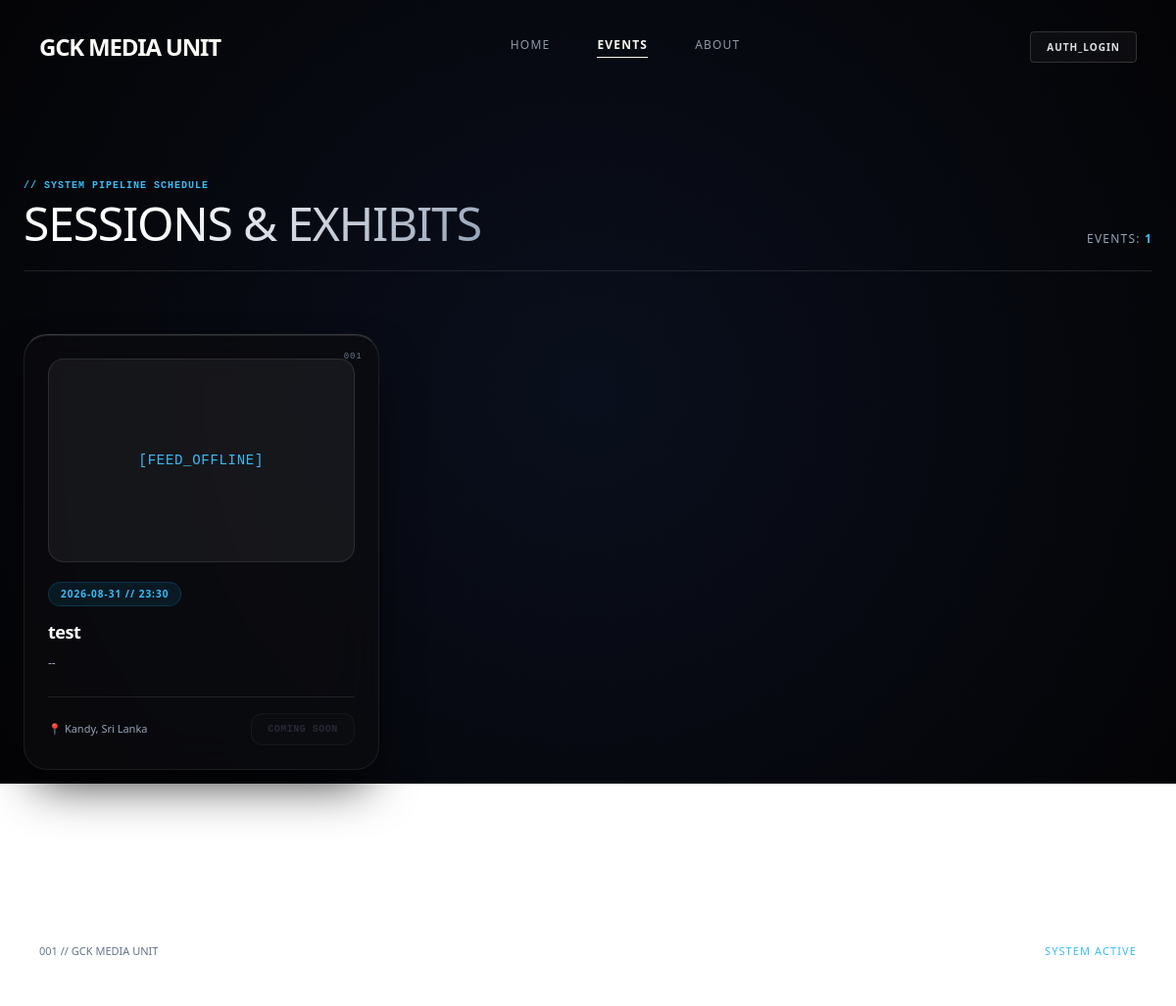
Screenshot of /events/ with the database file from the repository.
### myapp/models.py (models this page shows, shortened)
class Event(models.Model):
    title = models.CharField(max_length=200)
    description = models.TextField()
    date = models.DateTimeField()
    location = models.CharField(max_length=250)
    image_url = models.URLField(blank=True, null=True)
    rsvp_link = models.URLField(
        blank=True,
        null=True,
        help_text="Link to sign-up form (e.g., Google Forms, Typeform)"
    )
    created_at = models.DateTimeField(auto_now_add=True)
    history = HistoricalRecords()

### myapp/views.py (the view)
# urls.py: path('events/', views.events_list, name='events'),
def events_list(request):
    all_events = Event.objects.all().order_by('-date')
    upcoming_events = Event.objects.filter(
        date__gte=timezone.now()
    ).order_by('date')
    return render(request, 'myapp/events.html', {'events': all_events})

### myapp/models.py (called while the page is built)
    @classmethod
    def load(cls):
        obj, created = cls.objects.get_or_create(pk=1)
        return obj

### myapp/templates/myapp/events.html (shortened to what this page needs)
<!DOCTYPE html>
<html lang="en">
<head>
    <script src="https://cdn.tailwindcss.com"></script>
</head>
<body class="text-slate-100 min-h-screen font-mono antialiased dot-matrix selection:bg-sky-500 selection:text-black overflow-x-hidden">
    <div id="canvas-container"></div>
    <header class="fixed top-0 left-0 w-full px-4 sm:px-10 py-6 sm:py-8 flex justify-between items-center z-50 mix-blend-difference">
        <a href="/" class="text-xl sm:text-2xl font-bold tracking-tighter text-white font-sans uppercase">
            GCK Media Unit
        </a>
        <nav class="hidden md:flex space-x-12 text-xs uppercase tracking-widest text-slate-400 font-sans">
            <a href="/" class="hover:text-white transition-colors">Home</a>
            <a href="/events/" class="text-white font-semibold border-b border-white pb-1">Events</a>
            <a href="/about/" class="hover:text-white transition-colors">About</a>
        </nav>
        <div>
            {% if user.is_staff %}
                <a href="/admin/" class="action-btn px-3 sm:px-4 py-2 rounded text-[10px] font-semibold text-slate-200 uppercase tracking-widest font-sans">Dashboard</a>
            {% else %}
                <a href="/admin/login/?next=/admin/" class="action-btn px-3 sm:px-4 py-2 rounded text-[10px] font-semibold text-slate-200 uppercase tracking-widest font-sans">AUTH_LOGIN</a>
            {% endif %}
        </div>
    </header>
    <main class="max-w-7xl mx-auto pt-36 sm:pt-44 pb-32 px-4 sm:px-6 relative z-10">
        <div class="mb-16 border-b border-white/10 pb-6 flex flex-col md:flex-row justify-between items-start md:items-end gap-4">
            <div>
                <span class="text-[10px] text-sky-400 font-bold tracking-widest uppercase">// SYSTEM PIPELINE SCHEDULE</span>
                <h1 class="text-2xl sm:text-3xl md:text-5xl font-light gradient-text font-sans tracking-tight mt-1">
                    SESSIONS &amp; EXHIBITS
                </h1>
            </div>
            <div class="text-xs text-slate-400 tracking-widest font-sans">
                EVENTS: <span class="text-sky-400 font-bold">{{ events|length }}</span>
            </div>
        </div>
        {% if events %}
            <div class="grid grid-cols-1 md:grid-cols-2 lg:grid-cols-3 gap-8">
                {% for event in events %}
                    <div class="liquid-glass rounded-3xl p-6 flex flex-col justify-between relative group">
                        <div class="absolute top-4 right-4 text-[9px] text-slate-500 font-mono tracking-widest">00{{ forloop.counter }}</div>
                        <div>
                            {% if event.image_url %}
                                <div class="relative overflow-hidden rounded-2xl mb-5 border border-white/10 group-hover:border-sky-500/40 transition-colors">
                                    <img src="{{ event.image_url }}" alt="{{ event.title }}" class="w-full h-52 object-cover group-hover:scale-105 transition-transform duration-700">
                                </div>
                            {% else %}
                                <div class="w-full h-52 bg-white/5 rounded-2xl mb-5 flex flex-col items-center justify-center border border-white/10 text-slate-400">
                                    <span class="text-sm font-mono tracking-wider text-sky-400">[FEED_OFFLINE]</span>
                                </div>
                            {% endif %}
                            <div class="inline-block px-3 py-1 bg-sky-500/10 border border-sky-500/20 rounded-full text-[10px] font-semibold text-sky-400 mb-3 tracking-widest uppercase font-sans">
                                {{ event.date|date:"Y-m-d // H:i" }}
                            </div>
                            <h2 class="text-lg font-bold mb-2 text-white font-sans tracking-tight">{{ event.title }}</h2>
                            <p class="text-slate-400 text-xs mb-6 line-clamp-3 leading-relaxed font-sans">{{ event.description }}</p>
                        </div>
                        <div class="pt-4 border-t border-white/10 flex justify-between items-center text-[11px]">
                            <span class="text-slate-400 flex items-center gap-1.5 font-sans">
                                📍 {{ event.location }}
                            </span>
                            {% if event.rsvp_link %}
                                <a href="{{ event.rsvp_link }}" target="_blank" rel="noopener noreferrer" class="bg-gradient-to-r from-sky-400 to-indigo-500 text-slate-950 px-4 py-2 rounded-xl font-bold text-[10px] tracking-wider uppercase inline-block shadow-md shadow-sky-500/20 hover:opacity-95 transition">
                                    REGISTER
                                </a>
                            {% else %}
                                <button disabled class="opacity-30 cursor-not-allowed action-btn px-4 py-2 rounded-xl text-slate-500 font-bold text-[10px] tracking-wider uppercase">
                                    COMING SOON
                                </button>
                            {% endif %}
                        </div>
                    </div>
                {% endfor %}
            </div>
        {% endif %}
    </main>
    <footer class="max-w-7xl mx-auto px-6 sm:px-10 py-12 border-t border-white/10 flex flex-col md:flex-row justify-between items-center text-[11px] text-slate-500 relative z-10 font-sans gap-2">
        <div>001 // GCK MEDIA UNIT</div>
        <div class="tracking-widest uppercase text-sky-400">SYSTEM ACTIVE</div>
    </footer>
</body>
</html>

### myapp/templates/myapp/events.html (style rules this page uses)
.dot-matrix { background-image: radial-gradient(rgba(255, 255, 255, 0.06) 1px, transparent 1px); background-size: 24px 24px; }
.liquid-glass { background: rgba(12, 12, 16, 0.68); backdrop-filter: blur(25px); -webkit-backdrop-filter: blur(25px); border: 1px solid rgba(255, 255, 255, 0.08); border-top: 1px solid rgba(255, 255, 255, 0.18); box-shadow: 0 25px 50px -12px rgba(0, 0, 0, 0.8), inset 0 1px 0 0 rgba(255, 255, 255, 0.1); transition: all 0.4s cubic-bezier(0.16, 1, 0.3, 1); }
.action-btn { background: rgba(255, 255, 255, 0.04); border: 1px solid rgba(255, 255, 255, 0.15); transition: all 0.3s cubic-bezier(0.4, 0, 0.2, 1); }
.gradient-text { background: linear-gradient(135deg, #ffffff 30%, #94a3b8 100%); -webkit-background-clip: text; -webkit-text-fill-color: transparent; }
#canvas-container { position: fixed; top: 0; left: 0; width: 100vw; height: 100vh; z-index: 0; background: radial-gradient(circle at center, #0a0f1d 0%, #040406 100%); pointer-events: none; }

### rows the page displays
Event: shows "[FEED_OFFLINE]", date "2026-08-31 // 23:30", title "test", description "--", location "Kandy, Sri Lanka", shows "COMING SOON"

### other values shown
{{ events|length }} "1"
